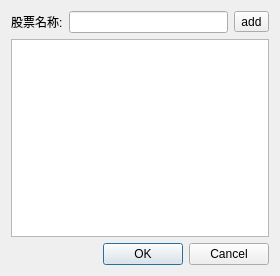
<?xml version="1.0" encoding="UTF-8"?>
<ui version="4.0">
 <class>Dialog</class>
 <widget class="QDialog" name="Dialog">
  <property name="geometry">
   <rect>
    <x>0</x>
    <y>0</y>
    <width>280</width>
    <height>276</height>
   </rect>
  </property>
  <property name="sizePolicy">
   <sizepolicy hsizetype="Fixed" vsizetype="Fixed">
    <horstretch>0</horstretch>
    <verstretch>0</verstretch>
   </sizepolicy>
  </property>
  <property name="minimumSize">
   <size>
    <width>280</width>
    <height>276</height>
   </size>
  </property>
  <property name="maximumSize">
   <size>
    <width>280</width>
    <height>276</height>
   </size>
  </property>
  <property name="windowTitle">
   <string>Dialog</string>
  </property>
  <property name="windowIcon">
   <iconset>
    <normaloff>../../../../.designer/backup/stock.png</normaloff>../../../../.designer/backup/stock.png</iconset>
  </property>
  <layout class="QGridLayout" name="gridLayout">
   <item row="0" column="0">
    <layout class="QHBoxLayout" name="horizontalLayout">
     <item>
      <widget class="QLabel" name="label">
       <property name="text">
        <string>股票名称:</string>
       </property>
      </widget>
     </item>
     <item>
      <widget class="QLineEdit" name="stock_input"/>
     </item>
     <item>
      <widget class="QToolButton" name="add_btn">
       <property name="text">
        <string>add</string>
       </property>
      </widget>
     </item>
    </layout>
   </item>
   <item row="1" column="0">
    <widget class="QListWidget" name="stock_list"/>
   </item>
   <item row="2" column="0">
    <widget class="QDialogButtonBox" name="buttonBox">
     <property name="orientation">
      <enum>Qt::Horizontal</enum>
     </property>
     <property name="standardButtons">
      <set>QDialogButtonBox::Cancel|QDialogButtonBox::Ok</set>
     </property>
    </widget>
   </item>
  </layout>
 </widget>
 <resources/>
 <connections>
  <connection>
   <sender>buttonBox</sender>
   <signal>accepted()</signal>
   <receiver>Dialog</receiver>
   <slot>accept()</slot>
   <hints>
    <hint type="sourcelabel">
     <x>248</x>
     <y>254</y>
    </hint>
    <hint type="destinationlabel">
     <x>157</x>
     <y>274</y>
    </hint>
   </hints>
  </connection>
  <connection>
   <sender>buttonBox</sender>
   <signal>rejected()</signal>
   <receiver>Dialog</receiver>
   <slot>reject()</slot>
   <hints>
    <hint type="sourcelabel">
     <x>316</x>
     <y>260</y>
    </hint>
    <hint type="destinationlabel">
     <x>286</x>
     <y>274</y>
    </hint>
   </hints>
  </connection>
 </connections>
</ui>
